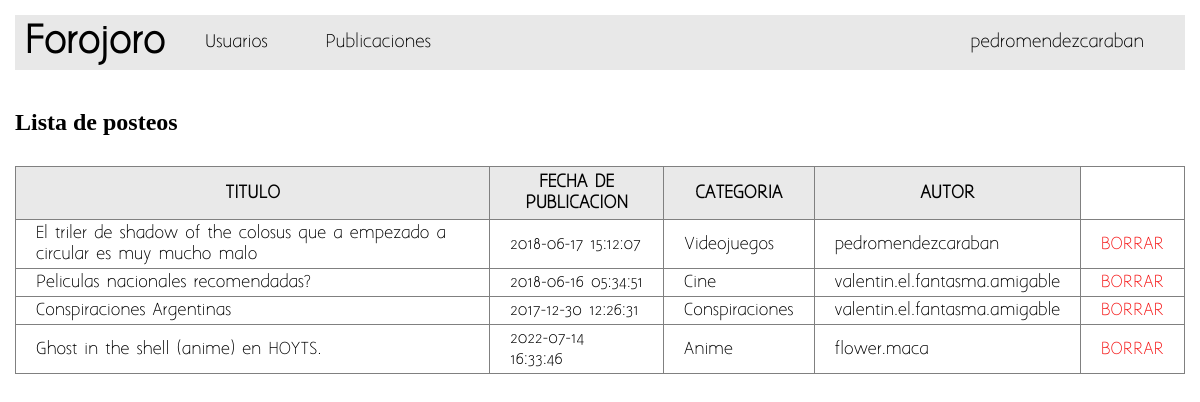
Screenshot of /admin/index.php?sec=post (signed in) with the database file from the repository.
### tables this page shows
CREATE TABLE publicaciones( 
	ID INT UNSIGNED NOT NULL AUTO_INCREMENT PRIMARY KEY,
	TITULO VARCHAR(100) NOT NULL,
	FECHA_ALTA DATETIME,
	CONTENIDO TEXT,
	FKAUTOR INT UNSIGNED,
	FKCATEGORIA TINYINT(2) UNSIGNED,
	FOREIGN KEY (FKCATEGORIA) REFERENCES categorias(IDC) ON DELETE SET NULL ON UPDATE CASCADE,
	FOREIGN KEY (FKAUTOR) REFERENCES usuarios(ID) ON DELETE CASCADE ON UPDATE CASCADE
);

CREATE TABLE categorias( 
	IDC tinyint(2) UNSIGNED NOT NULL AUTO_INCREMENT PRIMARY KEY,
	CATEGORIA VARCHAR(45) UNIQUE NOT NULL
);

### admin/mas_p/ver_post.php (the view)
<?php
$c = <<<SQL
SELECT
	p.ID,
	TITULO,
	p.FECHA_ALTA,
	CONTENIDO,
	CATEGORIA,
	IFNULL( CONCAT(APELLIDO,' ', NOMBRE), SUBSTRING_INDEX(EMAIL,'@', 1) ) AS USER
FROM
	publicaciones AS p
	LEFT JOIN categorias AS c ON p.FKCATEGORIA = c.IDC
	LEFT JOIN usuarios AS u ON p.FKAUTOR = u.ID
SQL;
$f = mysqli_query($cnx, $c);
?>
<h2>Lista de posteos</h2>
<table border="1">
	<thead>
		<tr>
			<th>TITULO</th>
			<th>FECHA DE PUBLICACION</th>
			<th>CATEGORIA</th>
			<th>AUTOR</th>
		</tr>
	</thead>
	<tbody>
	<?php
	while( $a = mysqli_fetch_assoc($f) ){
	?>
		<tr>
			<td><?php echo $a['TITULO']; ?></td>
			<td><?php echo $a['FECHA_ALTA']; ?></td>
			<td><?php echo $a['CATEGORIA']; ?></td>
			<td><?php echo $a['USER']; ?></td>
			<td><a style="color: #f51616;" href="mas_p/borrar_post?id=<?php echo $a['ID']; ?>">BORRAR</a></td>
		</tr>
	<?php
		}
	?>
	</tbody>
</table>

### recursos/estilos.css (style rules this page uses)
h1, h2, nav { font-family: 'abelregular'; }
* { font-family: 'aaarghnormal'; }
body { min-width: 930px; max-width: 1500px; margin: auto; padding: 15px; }
a { color: black; text-decoration: none; }
table { border-collapse: collapse; margin-top: 30px; }
table tr { border-collapse: collapse; padding: 5px 100px; }
table th { padding: 5px 10px; background: #e9e9e9; }
table td { padding: 3px 20px; font-size: 0.95em; }

### rows the page displays
publicaciones: TITULO "El triler de shadow of the colosus que a empezado a circular es muy mucho malo", FECHA_ALTA "2018-06-17 15:12:07", FKCATEGORIA.CATEGORIA "Videojuegos", USER "pedromendezcaraban"
publicaciones: TITULO "Peliculas nacionales recomendadas?", FECHA_ALTA "2018-06-16 05:34:51", FKCATEGORIA.CATEGORIA "Cine", USER "valentin.el.fantasma.amigable"
publicaciones: TITULO "Conspiraciones Argentinas", FECHA_ALTA "2017-12-30 12:26:31", FKCATEGORIA.CATEGORIA "Conspiraciones", USER "valentin.el.fantasma.amigable"
publicaciones: TITULO "Ghost in the shell (anime) en HOYTS.", FECHA_ALTA "2022-07-14 16:33:46", FKCATEGORIA.CATEGORIA "Anime", USER "flower.maca"

### other values shown
$_SESSION['NOMBRE'] "pedromendezcaraban"
